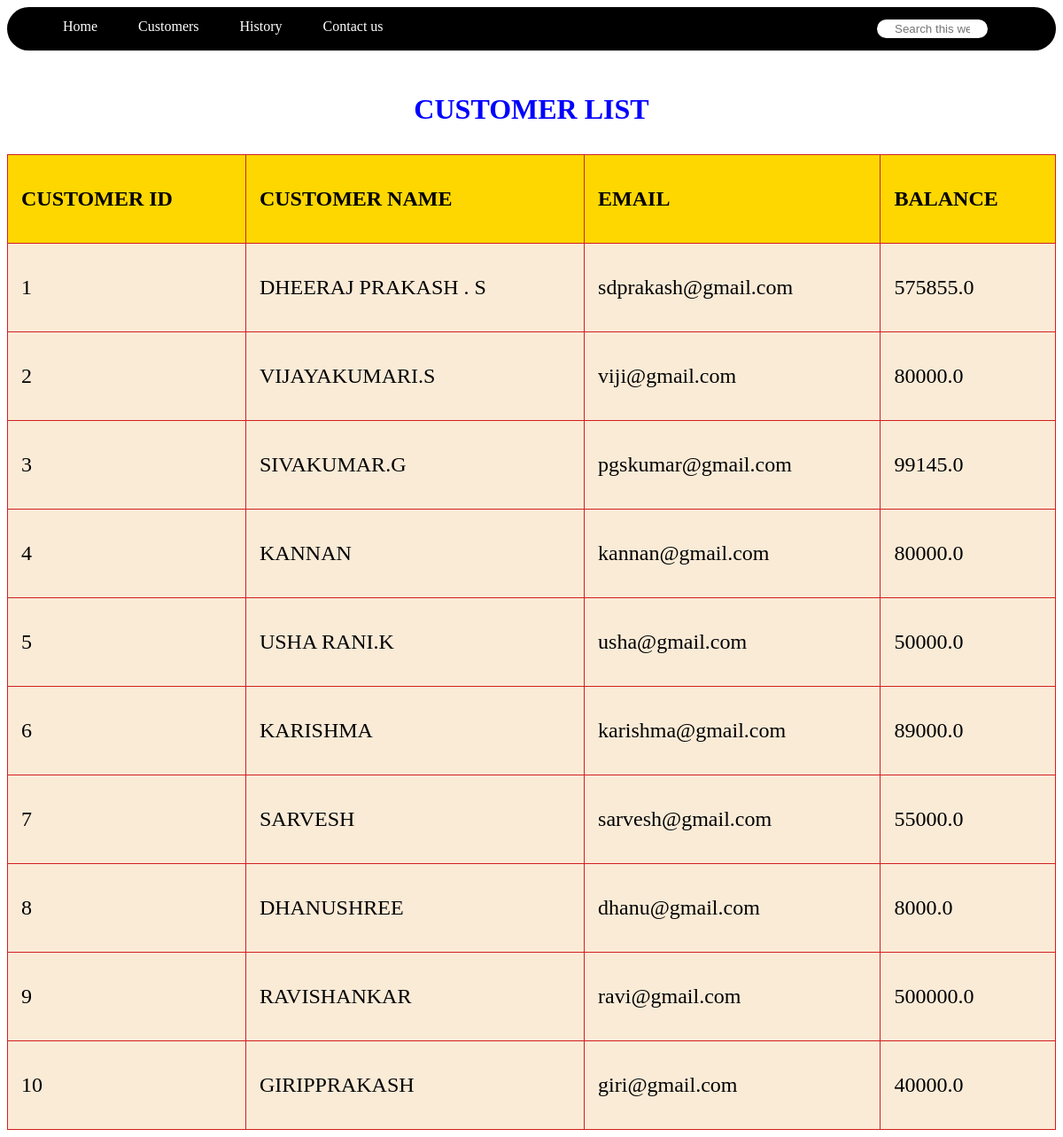
The page /customer/list/ on the database as committed earlier.
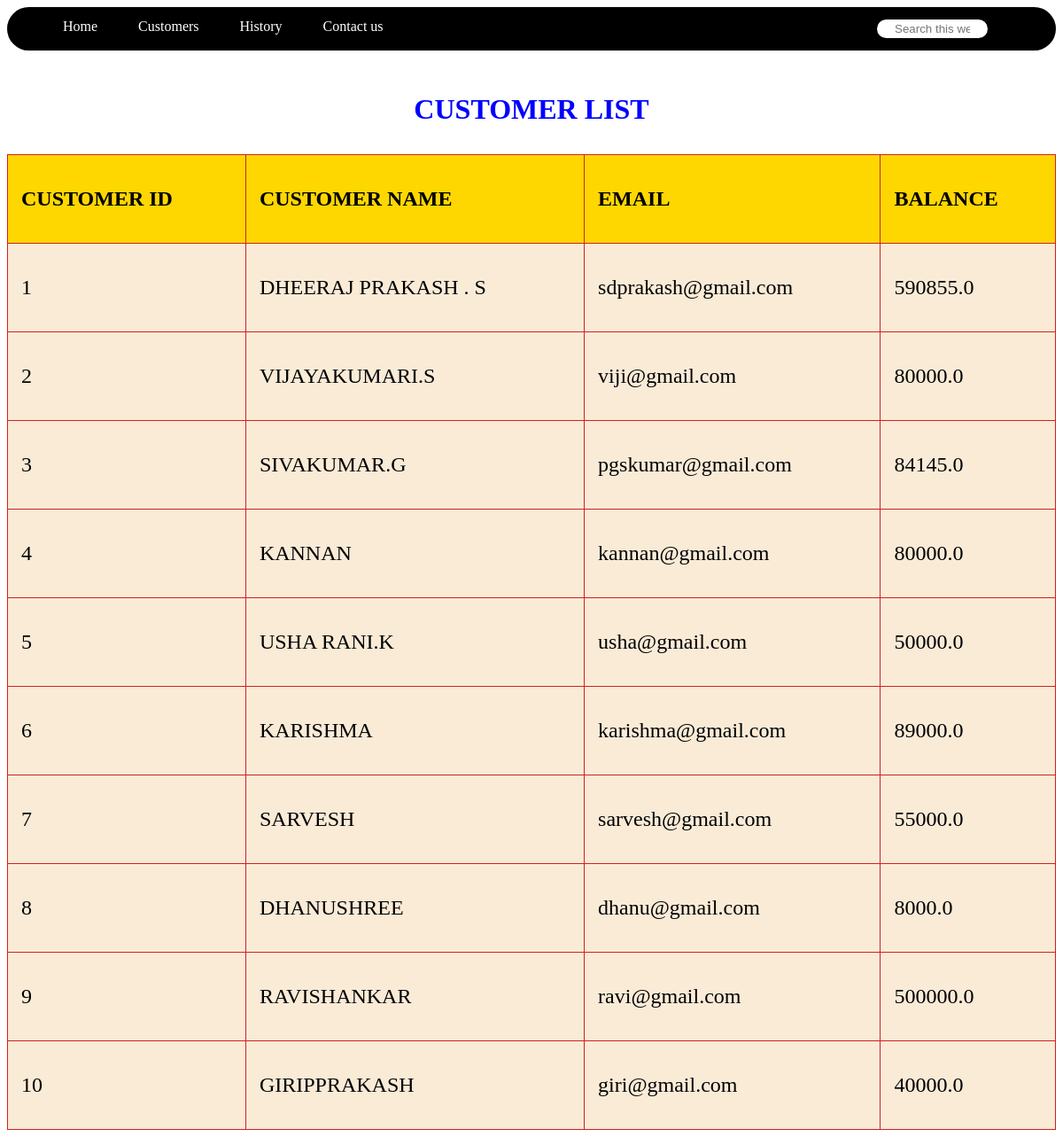
The same page on the database as committed later.
### CUSTOMERS/models.py (models this page shows, shortened)
class customer(models.Model):
    idd = models.IntegerField(default=0)
    name = models.CharField(max_length=50)
    email = models.EmailField(max_length=100)
    balance = models.FloatField()

### CUSTOMERS/views.py (the view)
# urls.py: path('list/', views.customer_list, name='customer_list'),
def customer_list(request):
    all_customer_list = customer.objects.all().order_by('idd')
    return render(request, 'customers.html',{'customer_list':all_customer_list})

### templates/customers.html (shortened to what this page needs)
{% load static %}
<link href="{% static 'css/dom.css' %}" rel="stylesheet">
<!DOCTYPE html>
<html lang="en">
<head>
</head>
<body>
    <header>
        <nav class="navbar">
            <ul>
                <li><a href="/">Home</a></li>
                <li><a href="{% url 'customer:customer_list' %}">Customers</a></li>
                <li><a href="{% url 'customer:history' %}">History</a></li>
                <li><a href="#">Contact us</a></li>
                <div class="search">
                    <input type="text" name="search" id="search" placeholder="Search this website">
                </div>
            </ul>
        </nav>
    </header>
    <div class="title">
        <p style="
        color: blue;">CUSTOMER LIST</p>
    </div>
    <div class="cust" id="customers" style="overflow-x:auto;">
        <table>
            <tr height="100px">
                <th>CUSTOMER ID</th>
                <th>CUSTOMER NAME</th>
                <th>EMAIL</th>
                <th>BALANCE</th>
            </tr>
            {% for customer in customer_list %}
            <tr id="hai" height="100px">
                <td>{{customer.idd}}</td>
                <td><a href="{% url 'customer:profile' customer.id %}"
                        style="color: inherit; text-decoration: none;">{{customer.name}}</a></td>
                <td><a href="{% url 'customer:profile' customer.id %}"
                        style="color: inherit; text-decoration: none;">{{customer.email}}</a>
                </td>
                <td><a href="{% url 'customer:profile' customer.id %}"
                        style="color: inherit; text-decoration: none;">{{customer.balance}}</a></td>
            </tr>
            {% endfor%}
        </table>
    </div>
</body>
</html>

### static/css/dom.css (style rules this page uses)
.navbar { background-color: black; border-radius: 30px; }
.navbar ul { overflow: auto; }
.navbar li { float:left; list-style: none; margin: 13px 20px; }
.navbar li a { padding: 3px 3px; text-decoration: none; color: white; }
.search { float: right; color: white; padding: 12px 75px; }
.navbar input { border: 2px solid black; border-radius: 14px; padding: 3px 20px; width: 129px; }

### templates/customers.html (style rules this page uses)
body { background-image: url('/static/BACKGROUND_6.jpg'); background-size: 100% 100%; background-repeat: no-repeat; }
.title { display: flex; font-weight: bold; font-size: 2rem; text-align: center; justify-content: center; }
table, td, th { border: 1px solid rgb(211, 31, 31); text-align: left; font-size: 1.5rem; }
th { background-color: gold; }
table { border-collapse: collapse; width: 100%; }
th, td { padding: 15px; }
td { background-color: antiquewhite; }

Rows that differ between the two databases and show on the page:
changed customer "DHEERAJ PRAKASH . S": balance "575855.0" → "590855.0"
changed customer "SIVAKUMAR.G": balance "99145.0" → "84145.0"
